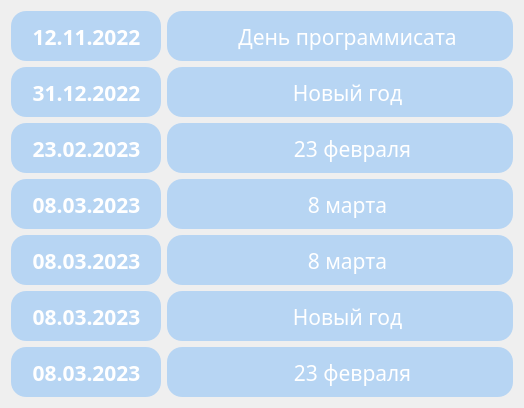
      <widget class="QWidget" name="scrollAreaWidgetContents_3">
       <property name="geometry">
        <rect>
         <x>0</x>
         <y>0</y>
         <width>524</width>
         <height>404</height>
        </rect>
       </property>
       <layout class="QGridLayout" name="gridLayout">
        <item row="6" column="0">
         <widget class="QFrame" name="frame_25">
          <property name="sizePolicy">
           <sizepolicy hsizetype="Fixed" vsizetype="Fixed">
            <horstretch>0</horstretch>
            <verstretch>0</verstretch>
           </sizepolicy>
          </property>
          <property name="minimumSize">
           <size>
            <width>150</width>
            <height>50</height>
           </size>
          </property>
          <property name="styleSheet">
           <string notr="true">border-radius: 15;
background-color: rgba(0,127,255, 60);</string>
          </property>
          <property name="frameShape">
           <enum>QFrame::StyledPanel</enum>
          </property>
          <property name="frameShadow">
           <enum>QFrame::Raised</enum>
          </property>
          <widget class="QLabel" name="label_105">
           <property name="geometry">
            <rect>
             <x>10</x>
             <y>10</y>
             <width>131</width>
             <height>31</height>
            </rect>
           </property>
           <property name="font">
            <font>
             <family>Yandex Sans Display</family>
             <pointsize>16</pointsize>
             <weight>75</weight>
             <bold>true</bold>
            </font>
           </property>
           <property name="styleSheet">
            <string notr="true">color: white;
background-color: rgb(255,160,0, 0);
</string>
           </property>
           <property name="text">
            <string>08.03.2023</string>
           </property>
           <property name="alignment">
            <set>Qt::AlignCenter</set>
           </property>
           <property name="wordWrap">
            <bool>true</bool>
           </property>
          </widget>
         </widget>
        </item>
        <item row="4" column="0">
         <widget class="QFrame" name="frame_24">
          <property name="sizePolicy">
           <sizepolicy hsizetype="Fixed" vsizetype="Fixed">
            <horstretch>0</horstretch>
            <verstretch>0</verstretch>
           </sizepolicy>
          </property>
          <property name="minimumSize">
           <size>
            <width>150</width>
            <height>50</height>
           </size>
          </property>
          <property name="styleSheet">
           <string notr="true">border-radius: 15;
background-color: rgba(0,127,255, 60);</string>
          </property>
          <property name="frameShape">
           <enum>QFrame::StyledPanel</enum>
          </property>
          <property name="frameShadow">
           <enum>QFrame::Raised</enum>
          </property>
          <widget class="QLabel" name="label_104">
           <property name="geometry">
            <rect>
             <x>10</x>
             <y>10</y>
             <width>131</width>
             <height>31</height>
            </rect>
           </property>
           <property name="font">
            <font>
             <family>Yandex Sans Display</family>
             <pointsize>16</pointsize>
             <weight>75</weight>
             <bold>true</bold>
            </font>
           </property>
           <property name="styleSheet">
            <string notr="true">color: white;
background-color: rgb(255,160,0, 0);
</string>
           </property>
           <property name="text">
            <string>08.03.2023</string>
           </property>
           <property name="alignment">
            <set>Qt::AlignCenter</set>
           </property>
           <property name="wordWrap">
            <bool>true</bool>
           </property>
          </widget>
         </widget>
        </item>
        <item row="3" column="1">
         <widget class="QFrame" name="frame_12">
          <property name="sizePolicy">
           <sizepolicy hsizetype="Minimum" vsizetype="Fixed">
            <horstretch>0</horstretch>
            <verstretch>0</verstretch>
           </sizepolicy>
          </property>
          <property name="minimumSize">
           <size>
            <width>1</width>
            <height>50</height>
           </size>
          </property>
          <property name="styleSheet">
           <string notr="true">border-radius: 15;
background-color: rgba(0,127,255, 60);</string>
          </property>
          <property name="frameShape">
           <enum>QFrame::StyledPanel</enum>
          </property>
          <property name="frameShadow">
           <enum>QFrame::Raised</enum>
          </property>
          <widget class="QLabel" name="label_65">
           <property name="geometry">
            <rect>
             <x>0</x>
             <y>10</y>
             <width>361</width>
             <height>31</height>
            </rect>
           </property>
           <property name="font">
            <font>
             <family>Yandex Sans Display Regular</family>
             <pointsize>16</pointsize>
             <weight>50</weight>
             <bold>false</bold>
            </font>
           </property>
           <property name="styleSheet">
            <string notr="true">color: white;
background-color: rgb(255,160,0, 0);
</string>
           </property>
           <property name="text">
            <string>8 марта</string>
           </property>
           <property name="alignment">
            <set>Qt::AlignCenter</set>
           </property>
           <property name="wordWrap">
            <bool>true</bool>
           </property>
          </widget>
         </widget>
        </item>
        <item row="0" column="1">
         <widget class="QFrame" name="frame_7">
          <property name="sizePolicy">
           <sizepolicy hsizetype="Minimum" vsizetype="Fixed">
            <horstretch>0</horstretch>
            <verstretch>0</verstretch>
           </sizepolicy>
          </property>
          <property name="minimumSize">
           <size>
            <width>1</width>
            <height>50</height>
           </size>
          </property>
          <property name="styleSheet">
           <string notr="true">border-radius: 15;
background-color: rgba(0,127,255, 60);</string>
          </property>
          <property name="frameShape">
           <enum>QFrame::StyledPanel</enum>
          </property>
          <property name="frameShadow">
           <enum>QFrame::Raised</enum>
          </property>
          <widget class="QLabel" name="label_60">
           <property name="geometry">
            <rect>
             <x>0</x>
             <y>10</y>
             <width>361</width>
             <height>31</height>
            </rect>
           </property>
           <property name="font">
            <font>
             <family>Yandex Sans Display Regular</family>
             <pointsize>16</pointsize>
             <weight>50</weight>
             <bold>false</bold>
            </font>
           </property>
           <property name="styleSheet">
            <string notr="true">color: white;
background-color: rgb(255,160,0, 0);
</string>
           </property>
           <property name="text">
            <string>День программисата</string>
           </property>
           <property name="alignment">
            <set>Qt::AlignCenter</set>
           </property>
           <property name="wordWrap">
            <bool>true</bool>
           </property>
          </widget>
         </widget>
        </item>
        <item row="0" column="0">
         <widget class="QFrame" name="frame_4">
          <property name="sizePolicy">
           <sizepolicy hsizetype="Fixed" vsizetype="Fixed">
            <horstretch>0</horstretch>
            <verstretch>0</verstretch>
           </sizepolicy>
          </property>
          <property name="minimumSize">
           <size>
            <width>150</width>
            <height>50</height>
           </size>
          </property>
          <property name="styleSheet">
           <string notr="true">border-radius: 15;
background-color: rgba(0,127,255, 60);</string>
          </property>
          <property name="frameShape">
           <enum>QFrame::StyledPanel</enum>
          </property>
          <property name="frameShadow">
           <enum>QFrame::Raised</enum>
          </property>
          <widget class="QLabel" name="label_58">
           <property name="geometry">
            <rect>
             <x>10</x>
             <y>10</y>
             <width>131</width>
             <height>31</height>
            </rect>
           </property>
           <property name="font">
            <font>
             <family>Yandex Sans Display</family>
             <pointsize>16</pointsize>
             <weight>75</weight>
             <bold>true</bold>
            </font>
           </property>
           <property name="styleSheet">
            <string notr="true">color: white;
background-color: rgb(255,160,0, 0);
</string>
           </property>
           <property name="text">
            <string>12.11.2022</string>
           </property>
           <property name="alignment">
            <set>Qt::AlignCenter</set>
           </property>
           <property name="wordWrap">
            <bool>true</bool>
           </property>
          </widget>
         </widget>
        </item>
        <item row="3" column="0">
         <widget class="QFrame" name="frame_11">
          <property name="sizePolicy">
           <sizepolicy hsizetype="Fixed" vsizetype="Fixed">
            <horstretch>0</horstretch>
            <verstretch>0</verstretch>
           </sizepolicy>
          </property>
          <property name="minimumSize">
           <size>
            <width>150</width>
            <height>50</height>
           </size>
          </property>
          <property name="styleSheet">
           <string notr="true">border-radius: 15;
background-color: rgba(0,127,255, 60);</string>
          </property>
          <property name="frameShape">
           <enum>QFrame::StyledPanel</enum>
          </property>
          <property name="frameShadow">
           <enum>QFrame::Raised</enum>
          </property>
          <widget class="QLabel" name="label_64">
           <property name="geometry">
            <rect>
             <x>10</x>
             <y>10</y>
             <width>131</width>
             <height>31</height>
            </rect>
           </property>
           <property name="font">
            <font>
             <family>Yandex Sans Display</family>
             <pointsize>16</pointsize>
             <weight>75</weight>
             <bold>true</bold>
            </font>
           </property>
           <property name="styleSheet">
            <string notr="true">color: white;
background-color: rgb(255,160,0, 0);
</string>
           </property>
           <property name="text">
            <string>08.03.2023</string>
           </property>
           <property name="alignment">
            <set>Qt::AlignCenter</set>
           </property>
           <property name="wordWrap">
            <bool>true</bool>
           </property>
          </widget>
         </widget>
        </item>
        <item row="1" column="0">
         <widget class="QFrame" name="frame_5">
          <property name="sizePolicy">
           <sizepolicy hsizetype="Fixed" vsizetype="Fixed">
            <horstretch>0</horstretch>
            <verstretch>0</verstretch>
           </sizepolicy>
          </property>
          <property name="minimumSize">
           <size>
            <width>150</width>
            <height>50</height>
           </size>
          </property>
          <property name="styleSheet">
           <string notr="true">border-radius: 15;
background-color: rgba(0,127,255, 60);</string>
          </property>
          <property name="frameShape">
           <enum>QFrame::StyledPanel</enum>
          </property>
          <property name="frameShadow">
           <enum>QFrame::Raised</enum>
          </property>
          <widget class="QLabel" name="label_59">
           <property name="geometry">
            <rect>
             <x>10</x>
             <y>10</y>
             <width>131</width>
             <height>31</height>
            </rect>
           </property>
           <property name="font">
            <font>
             <family>Yandex Sans Display</family>
             <pointsize>16</pointsize>
             <weight>75</weight>
             <bold>true</bold>
            </font>
           </property>
           <property name="styleSheet">
            <string notr="true">color: white;
background-color: rgb(255,160,0, 0);
</string>
           </property>
           <property name="text">
            <string>31.12.2022</string>
           </property>
           <property name="alignment">
            <set>Qt::AlignCenter</set>
           </property>
           <property name="wordWrap">
            <bool>true</bool>
           </property>
          </widget>
         </widget>
        </item>
        <item row="1" column="1">
         <widget class="QFrame" name="frame_8">
          <property name="sizePolicy">
           <sizepolicy hsizetype="Minimum" vsizetype="Fixed">
            <horstretch>0</horstretch>
            <verstretch>0</verstretch>
           </sizepolicy>
          </property>
          <property name="minimumSize">
           <size>
            <width>1</width>
            <height>50</height>
           </size>
          </property>
          <property name="styleSheet">
           <string notr="true">border-radius: 15;
background-color: rgba(0,127,255, 60);</string>
          </property>
          <property name="frameShape">
           <enum>QFrame::StyledPanel</enum>
          </property>
          <property name="frameShadow">
           <enum>QFrame::Raised</enum>
          </property>
          <widget class="QLabel" name="label_61">
           <property name="geometry">
            <rect>
             <x>0</x>
             <y>10</y>
             <width>361</width>
             <height>31</height>
            </rect>
           </property>
           <property name="font">
            <font>
             <family>Yandex Sans Display Regular</family>
             <pointsize>16</pointsize>
             <weight>50</weight>
             <bold>false</bold>
            </font>
           </property>
           <property name="styleSheet">
            <string notr="true">color: white;
background-color: rgb(255,160,0, 0);
</string>
           </property>
           <property name="text">
            <string>Новый год</string>
           </property>
           <property name="alignment">
            <set>Qt::AlignCenter</set>
           </property>
           <property name="wordWrap">
            <bool>true</bool>
           </property>
          </widget>
         </widget>
        </item>
        <item row="2" column="1">
         <widget class="QFrame" name="frame_10">
          <property name="sizePolicy">
           <sizepolicy hsizetype="Minimum" vsizetype="Fixed">
            <horstretch>0</horstretch>
            <verstretch>0</verstretch>
           </sizepolicy>
          </property>
          <property name="minimumSize">
           <size>
            <width>1</width>
            <height>50</height>
           </size>
          </property>
          <property name="styleSheet">
           <string notr="true">border-radius: 15;
background-color: rgba(0,127,255, 60);</string>
          </property>
          <property name="frameShape">
           <enum>QFrame::StyledPanel</enum>
          </property>
          <property name="frameShadow">
           <enum>QFrame::Raised</enum>
          </property>
          <widget class="QLabel" name="label_63">
           <property name="geometry">
            <rect>
             <x>0</x>
             <y>10</y>
             <width>371</width>
             <height>31</height>
            </rect>
           </property>
           <property name="font">
            <font>
             <family>Yandex Sans Display Regular</family>
             <pointsize>16</pointsize>
             <weight>50</weight>
             <bold>false</bold>
            </font>
           </property>
           <property name="styleSheet">
            <string notr="true">color: white;
background-color: rgb(255,160,0, 0);
</string>
           </property>
           <property name="text">
            <string>23 февраля</string>
           </property>
           <property name="alignment">
            <set>Qt::AlignCenter</set>
           </property>
           <property name="wordWrap">
            <bool>true</bool>
           </property>
          </widget>
         </widget>
        </item>
        <item row="2" column="0">
         <widget class="QFrame" name="frame_9">
          <property name="sizePolicy">
           <sizepolicy hsizetype="Fixed" vsizetype="Fixed">
            <horstretch>0</horstretch>
            <verstretch>0</verstretch>
           </sizepolicy>
          </property>
          <property name="minimumSize">
           <size>
            <width>150</width>
            <height>50</height>
           </size>
          </property>
          <property name="styleSheet">
           <string notr="true">border-radius: 15;
background-color: rgba(0,127,255, 60);</string>
          </property>
          <property name="frameShape">
           <enum>QFrame::StyledPanel</enum>
          </property>
          <property name="frameShadow">
           <enum>QFrame::Raised</enum>
          </property>
          <widget class="QLabel" name="label_62">
           <property name="geometry">
            <rect>
             <x>10</x>
             <y>10</y>
             <width>131</width>
             <height>31</height>
            </rect>
           </property>
           <property name="font">
            <font>
             <family>Yandex Sans Display</family>
             <pointsize>16</pointsize>
             <weight>75</weight>
             <bold>true</bold>
            </font>
           </property>
           <property name="styleSheet">
            <string notr="true">color: white;
background-color: rgb(255,160,0, 0);
</string>
           </property>
           <property name="text">
            <string>23.02.2023</string>
           </property>
           <property name="alignment">
            <set>Qt::AlignCenter</set>
           </property>
           <property name="wordWrap">
            <bool>true</bool>
           </property>
          </widget>
         </widget>
        </item>
        <item row="5" column="0">
         <widget class="QFrame" name="frame_26">
          <property name="sizePolicy">
           <sizepolicy hsizetype="Fixed" vsizetype="Fixed">
            <horstretch>0</horstretch>
            <verstretch>0</verstretch>
           </sizepolicy>
          </property>
          <property name="minimumSize">
           <size>
            <width>150</width>
            <height>50</height>
           </size>
          </property>
          <property name="styleSheet">
           <string notr="true">border-radius: 15;
background-color: rgba(0,127,255, 60);</string>
          </property>
          <property name="frameShape">
           <enum>QFrame::StyledPanel</enum>
          </property>
          <property name="frameShadow">
           <enum>QFrame::Raised</enum>
          </property>
          <widget class="QLabel" name="label_106">
           <property name="geometry">
            <rect>
             <x>10</x>
             <y>10</y>
             <width>131</width>
             <height>31</height>
            </rect>
           </property>
           <property name="font">
            <font>
             <family>Yandex Sans Display</family>
             <pointsize>16</pointsize>
             <weight>75</weight>
             <bold>true</bold>
            </font>
           </property>
           <property name="styleSheet">
            <string notr="true">color: white;
background-color: rgb(255,160,0, 0);
</string>
           </property>
           <property name="text">
            <string>08.03.2023</string>
           </property>
           <property name="alignment">
            <set>Qt::AlignCenter</set>
           </property>
           <property name="wordWrap">
            <bool>true</bool>
           </property>
          </widget>
         </widget>
        </item>
        <item row="4" column="1">
         <widget class="QFrame" name="frame_27">
          <property name="sizePolicy">
           <sizepolicy hsizetype="Minimum" vsizetype="Fixed">
            <horstretch>0</horstretch>
            <verstretch>0</verstretch>
           </sizepolicy>
          </property>
          <property name="minimumSize">
           <size>
            <width>1</width>
            <height>50</height>
           </size>
          </property>
          <property name="styleSheet">
           <string notr="true">border-radius: 15;
background-color: rgba(0,127,255, 60);</string>
          </property>
          <property name="frameShape">
           <enum>QFrame::StyledPanel</enum>
          </property>
          <property name="frameShadow">
           <enum>QFrame::Raised</enum>
          </property>
          <widget class="QLabel" name="label_107">
           <property name="geometry">
            <rect>
             <x>0</x>
             <y>10</y>
             <width>361</width>
             <height>31</height>
            </rect>
           </property>
           <property name="font">
            <font>
             <family>Yandex Sans Display Regular</family>
             <pointsize>16</pointsize>
             <weight>50</weight>
             <bold>false</bold>
            </font>
           </property>
           <property name="styleSheet">
            <string notr="true">color: white;
background-color: rgb(255,160,0, 0);
</string>
           </property>
           <property name="text">
            <string>8 марта</string>
           </property>
           <property name="alignment">
            <set>Qt::AlignCenter</set>
           </property>
           <property name="wordWrap">
            <bool>true</bool>
           </property>
          </widget>
         </widget>
        </item>
        <item row="5" column="1">
         <widget class="QFrame" name="frame_28">
          <property name="sizePolicy">
           <sizepolicy hsizetype="Minimum" vsizetype="Fixed">
            <horstretch>0</horstretch>
            <verstretch>0</verstretch>
           </sizepolicy>
          </property>
          <property name="minimumSize">
           <size>
            <width>1</width>
            <height>50</height>
           </size>
          </property>
          <property name="styleSheet">
           <string notr="true">border-radius: 15;
background-color: rgba(0,127,255, 60);</string>
          </property>
          <property name="frameShape">
           <enum>QFrame::StyledPanel</enum>
          </property>
          <property name="frameShadow">
           <enum>QFrame::Raised</enum>
          </property>
          <widget class="QLabel" name="label_108">
           <property name="geometry">
            <rect>
             <x>0</x>
             <y>10</y>
             <width>361</width>
             <height>31</height>
            </rect>
           </property>
           <property name="font">
            <font>
             <family>Yandex Sans Display Regular</family>
             <pointsize>16</pointsize>
             <weight>50</weight>
             <bold>false</bold>
            </font>
           </property>
           <property name="styleSheet">
            <string notr="true">color: white;
background-color: rgb(255,160,0, 0);
</string>
           </property>
           <property name="text">
            <string>Новый год</string>
           </property>
           <property name="alignment">
            <set>Qt::AlignCenter</set>
           </property>
           <property name="wordWrap">
            <bool>true</bool>
           </property>
          </widget>
         </widget>
        </item>
        <item row="6" column="1">
         <widget class="QFrame" name="frame_29">
          <property name="sizePolicy">
           <sizepolicy hsizetype="Minimum" vsizetype="Fixed">
            <horstretch>0</horstretch>
            <verstretch>0</verstretch>
           </sizepolicy>
          </property>
          <property name="minimumSize">
           <size>
            <width>1</width>
            <height>50</height>
           </size>
          </property>
          <property name="styleSheet">
           <string notr="true">border-radius: 15;
background-color: rgba(0,127,255, 60);</string>
          </property>
          <property name="frameShape">
           <enum>QFrame::StyledPanel</enum>
          </property>
          <property name="frameShadow">
           <enum>QFrame::Raised</enum>
          </property>
          <widget class="QLabel" name="label_109">
           <property name="geometry">
            <rect>
             <x>0</x>
             <y>10</y>
             <width>371</width>
             <height>31</height>
            </rect>
           </property>
           <property name="font">
            <font>
             <family>Yandex Sans Display Regular</family>
             <pointsize>16</pointsize>
             <weight>50</weight>
             <bold>false</bold>
            </font>
           </property>
           <property name="styleSheet">
            <string notr="true">color: white;
background-color: rgb(255,160,0, 0);
</string>
           </property>
           <property name="text">
            <string>23 февраля</string>
           </property>
           <property name="alignment">
            <set>Qt::AlignCenter</set>
           </property>
           <property name="wordWrap">
            <bool>true</bool>
           </property>
          </widget>
         </widget>
        </item>
       </layout>
      </widget>
